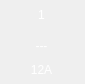
<?xml version="1.0" encoding="UTF-8"?>
<ui version="4.0">
 <class>HomeBoxWid</class>
 <widget class="QWidget" name="HomeBoxWid">
  <property name="geometry">
   <rect>
    <x>0</x>
    <y>0</y>
    <width>85</width>
    <height>84</height>
   </rect>
  </property>
  <property name="windowTitle">
   <string>Form</string>
  </property>
  <property name="styleSheet">
   <string notr="true">color: rgb(255, 255, 255);</string>
  </property>
  <widget class="QPushButton" name="pushButton">
   <property name="geometry">
    <rect>
     <x>1</x>
     <y>1</y>
     <width>83</width>
     <height>83</height>
    </rect>
   </property>
   <property name="styleSheet">
    <string notr="true">background-color: transparent;</string>
   </property>
   <property name="text">
    <string/>
   </property>
   <property name="icon">
    <iconset resource="../images.qrc">
     <normaloff>:/new/prefix1/image/round.png</normaloff>:/new/prefix1/image/round.png</iconset>
   </property>
   <property name="iconSize">
    <size>
     <width>81</width>
     <height>81</height>
    </size>
   </property>
   <property name="autoDefault">
    <bool>false</bool>
   </property>
   <property name="default">
    <bool>false</bool>
   </property>
   <property name="flat">
    <bool>true</bool>
   </property>
  </widget>
  <widget class="QLabel" name="titleLab">
   <property name="geometry">
    <rect>
     <x>16</x>
     <y>5</y>
     <width>51</width>
     <height>20</height>
    </rect>
   </property>
   <property name="styleSheet">
    <string notr="true">background-color: transparent;</string>
   </property>
   <property name="text">
    <string>1</string>
   </property>
   <property name="alignment">
    <set>Qt::AlignCenter</set>
   </property>
  </widget>
  <widget class="QLabel" name="iconLab">
   <property name="geometry">
    <rect>
     <x>16</x>
     <y>30</y>
     <width>51</width>
     <height>31</height>
    </rect>
   </property>
   <property name="styleSheet">
    <string notr="true">background-color: transparent;</string>
   </property>
   <property name="text">
    <string>---</string>
   </property>
   <property name="alignment">
    <set>Qt::AlignCenter</set>
   </property>
  </widget>
  <widget class="QLabel" name="iconLab_2">
   <property name="geometry">
    <rect>
     <x>16</x>
     <y>60</y>
     <width>51</width>
     <height>20</height>
    </rect>
   </property>
   <property name="styleSheet">
    <string notr="true">background-color: transparent;</string>
   </property>
   <property name="text">
    <string>12A</string>
   </property>
   <property name="alignment">
    <set>Qt::AlignCenter</set>
   </property>
  </widget>
 </widget>
 <resources>
  <include location="../images.qrc"/>
 </resources>
 <connections/>
</ui>
